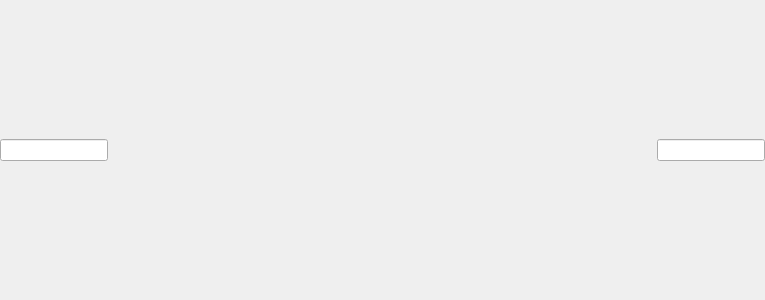
<?xml version="1.0" encoding="UTF-8"?>
<ui version="4.0">
 <class>Form</class>
 <widget class="QWidget" name="Form">
  <property name="geometry">
   <rect>
    <x>0</x>
    <y>0</y>
    <width>765</width>
    <height>300</height>
   </rect>
  </property>
  <property name="windowTitle">
   <string>Form</string>
  </property>
  <layout class="QHBoxLayout" name="horizontalLayout">
   <property name="spacing">
    <number>0</number>
   </property>
   <property name="leftMargin">
    <number>0</number>
   </property>
   <property name="topMargin">
    <number>0</number>
   </property>
   <property name="rightMargin">
    <number>0</number>
   </property>
   <property name="bottomMargin">
    <number>0</number>
   </property>
   <item>
    <widget class="QLineEdit" name="search_text">
     <property name="sizePolicy">
      <sizepolicy hsizetype="Preferred" vsizetype="Fixed">
       <horstretch>0</horstretch>
       <verstretch>0</verstretch>
      </sizepolicy>
     </property>
     <property name="clearButtonEnabled">
      <bool>true</bool>
     </property>
    </widget>
   </item>
   <item>
    <spacer name="horizontalSpacer">
     <property name="orientation">
      <enum>Qt::Horizontal</enum>
     </property>
     <property name="sizeHint" stdset="0">
      <size>
       <width>0</width>
       <height>0</height>
      </size>
     </property>
    </spacer>
   </item>
   <item>
    <widget class="QLineEdit" name="filter_text">
     <property name="sizePolicy">
      <sizepolicy hsizetype="Preferred" vsizetype="Fixed">
       <horstretch>0</horstretch>
       <verstretch>0</verstretch>
      </sizepolicy>
     </property>
     <property name="clearButtonEnabled">
      <bool>true</bool>
     </property>
    </widget>
   </item>
  </layout>
 </widget>
 <resources/>
 <connections/>
</ui>
